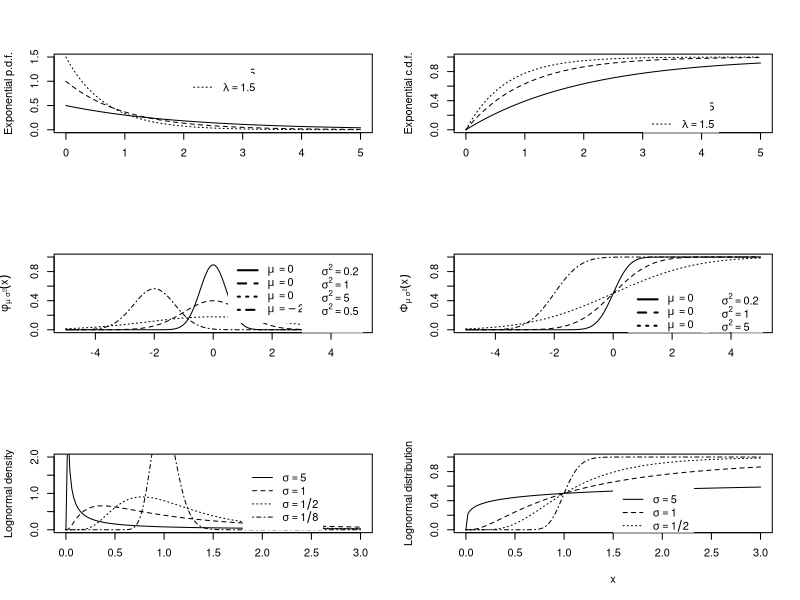

R code for this plot:
# Set up 6 panel figure

par(mfrow=c(3,2))

# Plot upper left panel with three illustrative exponential p.d.f. distributions

xdens <- seq(0,5,0.02)
plot(xdens,dexp(xdens,rate=0.5), type='l', ylim=c(0,1.5), xlab='',
   ylab='Exponential p.d.f.',lty=1)

lines(xdens,dexp(xdens,rate=1), type='l', lty=2)
lines(xdens,dexp(xdens,rate=1.5), type='l', lty=3)
legend(2, 1.45, lty=1, substitute(lambda==0.5), box.lty=0)
legend(2, 1.30, lty=2, substitute(lambda==1.0), box.lty=0)
legend(2, 1.15, lty=3, substitute(lambda==1.5), box.lty=0)

# Help files to learn these function

help(seq) ; help(plot); help(par) ; help(lines); help(legend)

# Plot upper right panel with three illustrative exponential c.d.f. distributions

plot(xdens, pexp(xdens,rate=0.5), type='l', ylim=c(0,1.0), xlab='',
   ylab='Exponential c.d.f.', lty=1)
lines(xdens, pexp(xdens,rate=1), type='l', lty=2)
lines(xdens, pexp(xdens,rate=1.5),type='l',lty=3)
legend(3, 0.50, lty=1, substitute(lambda==0.5), box.lty=0)
legend(3, 0.38, lty=2, substitute(lambda==1.0), box.lty=0)
legend(3, 0.26, lty=3, substitute(lambda==1.5), box.lty=0)

# Plot middle panels with illustrative normal p.d.f. and c.d.f. 

xdens <- seq(-5, 5, 0.02)
ylabdnorm <- expression(phi[mu~sigma^2] (x))
plot(xdens, dnorm(xdens, sd=sqrt(0.2)), type='l', ylim=c(0,1.0), xlab='',
   ylab=ylabdnorm,lty=1)
lines(xdens,dnorm(xdens, sd=sqrt(1.0)), type='l', lty=2)
lines(xdens,dnorm(xdens, sd=sqrt(5.0)), type='l', lty=3)
lines(xdens,dnorm(xdens, mean=-2.0, sd=sqrt(0.5)), type='l', lty=4)
leg1 <- expression(mu^' '==0, mu^' '==0, mu^' '==0, mu^' '==-2)
leg2 <- expression(sigma^2==0.2, sigma^2==1.0, sigma^2==5.0, sigma^2==0.5,)
legend(0.5, 1.0, lty=1:4, leg1, lwd=2, box.lty=0)
legend(3.0, 1.01, leg2, box.lty=0)

ylabpnorm <- expression(Phi[mu~sigma^2] (x))
plot(xdens,pnorm(xdens,sd=sqrt(0.2)), type='l', ylim=c(0,1.0), xlab='',
   ylab=ylabpnorm,lty=1)
lines(xdens,pnorm(xdens, sd=sqrt(1.0)), type='l', lty=2)
lines(xdens,pnorm(xdens, sd=sqrt(5.0)), type='l', lty=3)
lines(xdens,pnorm(xdens, mean=-2.0, sd=sqrt(0.5)), type='l', lty=4)
leg1 <- expression(mu^' '==0, mu^' '==0, mu^' '==0, mu^' '==-2)
leg2 <- expression(sigma^2==0.2, sigma^2==1.0, sigma^2==5.0, sigma^2==0.5,)
legend(0.5, 0.6, lty=1:4, leg1, lwd=2, box.lty=0)
legend(3.0, 0.61, leg2, box.lty=0)

# Plot bottom panels with illustrative lognormal p.d.f. and c.d.f. 

xdens <- seq(0,3, 0.02)
plot(xdens, dlnorm(xdens, meanlog=0, sdlog=5), type='l', ylim=c(0,2), xlab='',
   ylab='Lognormal density', lty=1)
lines(xdens, dlnorm(xdens, meanlog=0, sdlog=1), type='l', lty=2)
lines(xdens, dlnorm(xdens, meanlog=0, sdlog=1/2), type='l', lty=3)
lines(xdens, dlnorm(xdens, meanlog=0, sdlog=1/8), type='l', lty=4)
leg1 <- expression(sigma==5, sigma==1, sigma==1/2, sigma==1/8)
legend(1.8,1.8,lty=1:4,leg1,box.lty=0)

plot(xdens,plnorm(xdens,meanlog=0,sdlog=5),type='l',ylim=c(0,1),xlab='x',
    ylab='Lognormal distribution',lty=1)
lines(xdens,plnorm(xdens,meanlog=0,sdlog=1),type='l',lty=2)
lines(xdens,plnorm(xdens,meanlog=0,sdlog=1/2),type='l',lty=3)
lines(xdens,plnorm(xdens,meanlog=0,sdlog=1/8),type='l',lty=4)
leg1 <- expression(sigma==5,sigma==1,sigma==1/2,sigma==1/8)
legend(1.5,0.6,lty=1:4,leg1,box.lty=0)

# Return plot to single-panel format

par(mfrow=c(1,1))
